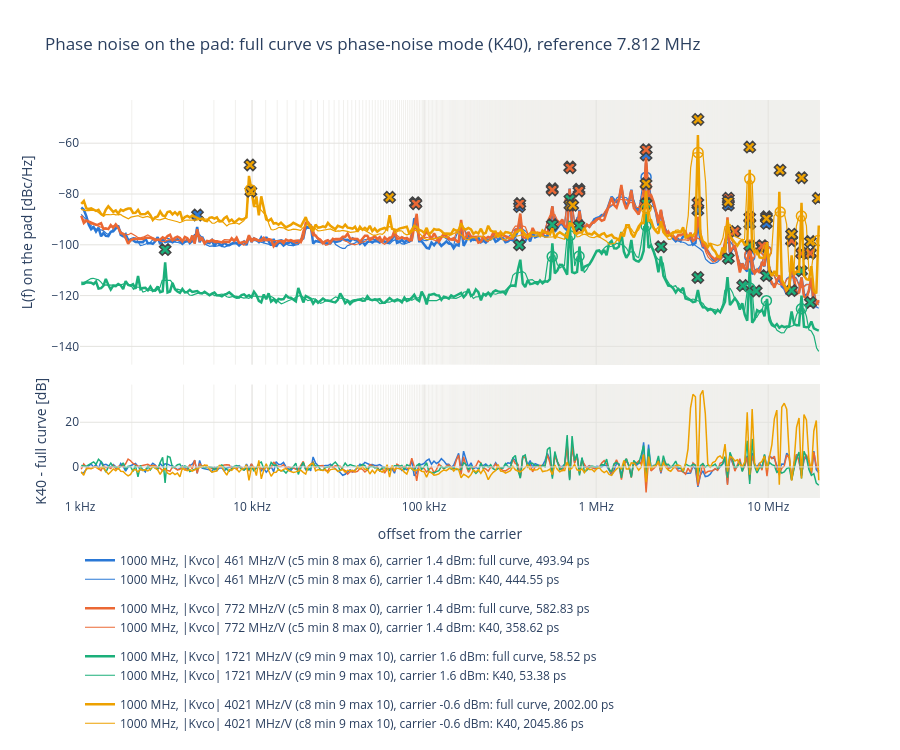

Here is the notebook cell this chart was saved with:
### Code cell
F_start, F_stop = 1e3, 20e6  # offset range shown [Hz]

# Our full curve (thick) against the analyzer's Phase Noise application (K40, thin) on the same lock, both on the pad,
# with their spurs (x: ours, o: the K40 spur list; each drawn on its own curve); below the difference K40 - full curve per bin
# (same log-spaced bins for both). Only settings measured with phase_noise_mode=True. Jitter in the legend, both over
# the K40 band (pnm_band).
pnm_keys = [k for k in KEYS if len(trace_of(k, "L_pnmode"))]
if not pnm_keys:
    print("no phase-noise mode traces in this run (pll_spectrum_kvco.py with phase_noise_mode=True)")
else:
    edges = np.geomspace(F_start, F_stop, N_BINS + 1)
    fig = make_subplots(rows=2, cols=1, shared_xaxes=True, vertical_spacing=0.05, row_heights=[0.7, 0.3])
    for key in pnm_keys:
        r = runs[(runs["f_vco"] == key[0]) & (runs["kvco_target"] == key[1])].iloc[0]
        binned_l = {}
        for kind, name, width, jit in (("L_trace", "full curve", 2.5, r.time_jitter_trace_pnm_band_ps),
                                       ("L_pnmode", "K40", 1.2, r.time_jitter_pnm_ps)):
            d = in_range(trace_of(key, kind), F_start, F_stop).sort_values("freq")
            freq, level = bin_phase_noise(d["freq"], d["level_dbm"], edges)
            binned_l[kind] = pd.Series(level, index=np.digitize(freq, edges))
            fig.add_scatter(x=freq, y=level, mode="lines", line=dict(color=COLORS[key], width=width),
                            name=f"{NAMES[key]}: {name}, {jit:.2f} ps", legendgroup=NAMES[key],
                            hovertemplate=f"{name}: %{{x:.3s}}Hz: %{{y:.1f}} dBc/Hz<extra></extra>", row=1, col=1)
        for kind, curve, symbol, name in (("spur", "L_trace", "x", "spur (full curve)"),
                                          ("pnm_spur", "L_pnmode", "circle-open", "spur (K40)")):
            sp = in_range(trace_of(key, kind), F_start, F_stop)
            raw = in_range(trace_of(key, curve), F_start, F_stop).sort_values("freq")  # spur peak on its curve
            if sp.empty or raw.empty:
                continue
            fig.add_scatter(x=sp["freq"], y=np.interp(sp["freq"], raw["freq"], raw["level_dbm"]),
                            mode="markers", showlegend=False, legendgroup=NAMES[key],
                            marker=dict(symbol=symbol, size=10, color=COLORS[key], line=dict(width=1.5)),
                            customdata=sp["level_dbm"], row=1, col=1,
                            hovertemplate=f"{name} at %{{x:.4s}}Hz: %{{customdata:.1f}} dBc<extra></extra>")
        diff = (binned_l["L_pnmode"] - binned_l["L_trace"]).dropna()
        fig.add_scatter(x=np.sqrt(edges[diff.index - 1] * edges[diff.index]), y=diff.values, mode="lines",
                        line=dict(color=COLORS[key], width=1.5), showlegend=False, legendgroup=NAMES[key],
                        hovertemplate="%{x:.3s}Hz: %{y:+.2f} dB<extra></extra>", row=2, col=1)
    fig.add_hline(y=0, line=dict(color=GRID, width=1), row=2, col=1)
    fig.update_layout(title=f"Phase noise on the pad: full curve vs phase-noise mode (K40), {REF_TXT}",
                      template="plotly_white", height=750, legend=dict(orientation="h", y=-0.12),
                      hoverlabel=dict(namelength=-1))
    fig.update_xaxes(gridcolor=GRID, **offset_axis(F_start, F_stop, "log"))
    fig.update_xaxes(title="offset from the carrier", row=2)
    fig.update_yaxes(gridcolor=GRID)
    fig.update_yaxes(title="L(f) on the pad [dBc/Hz]", row=1)
    fig.update_yaxes(title="K40 - full curve [dB]", row=2)
    save(fig, "phase_noise_pnm")

### Figure 1 — Plotly figure (JSON) as saved in the notebook; plotly's stock layout.template omitted (floating-point values rounded to 4 significant figures; data arrays with more than 128 entries replaced by an {"elided": "..."} marker saying what was removed)
{"data": [{"hovertemplate": "full curve: %{x:.3s}Hz: %{y:.1f} dBc/Hz<extra></extra>", "legendgroup": "1000 MHz, |Kvco| 461 MHz/V (c5 min 8 max 6), carrier 1.4 dBm", "line": {"color": "#2a78d6", "width": 2.5}, "mode": "lines", "name": "1000 MHz, |Kvco| 461 MHz/V (c5 min 8 max 6), carrier 1.4 dBm: full curve, 493.94 ps", "type": "scatter", "x": {"elided": "300 float values"}, "xaxis": "x", "y": {"elided": "300 float values"}, "yaxis": "y"}, {"hovertemplate": "K40: %{x:.3s}Hz: %{y:.1f} dBc/Hz<extra></extra>", "legendgroup": "1000 MHz, |Kvco| 461 MHz/V (c5 min 8 max 6), carrier 1.4 dBm", "line": {"color": "#2a78d6", "width": 1.2}, "mode": "lines", "name": "1000 MHz, |Kvco| 461 MHz/V (c5 min 8 max 6), carrier 1.4 dBm: K40, 444.55 ps", "type": "scatter", "x": {"elided": "300 float values"}, "xaxis": "x", "y": {"elided": "300 float values"}, "yaxis": "y"}, {"customdata": [-75.0, -53.98, -49.58, -43.2, -34.29, -43.58, -19.65, -41.61, -39.29, -46.72, -57.85, -46.45, -51.27, -56.35, -56.25], "hovertemplate": "spur (full curve) at %{x:.4s}Hz: %{customdata:.1f} dBc<extra></extra>", "legendgroup": "1000 MHz, |Kvco| 461 MHz/V (c5 min 8 max 6), carrier 1.4 dBm", "marker": {"color": "#2a78d6", "line": {"width": 1.5}, "size": 10, "symbol": "x"}, "mode": "markers", "showlegend": false, "type": "scatter", "x": [4818.0, 88920.0, 358200.0, 555600.0, 703800.0, 794400.0, 1950000.0, 3900000.0, 5868000.0, 7812000.0, 9222000.0, 9762000.0, 13680000.0, 15630000.0, 17580000.0], "xaxis": "x", "y": [-88.26, -83.42, -84.96, -77.95, -69.39, -78.14, -64.68, -86.44, -84.35, -91.76, -101.1, -91.57, -98.33, -103.3, -103.3], "yaxis": "y"}, {"customdata": [-36.51, -21.72, -47.97, -46.0], "hovertemplate": "spur (K40) at %{x:.4s}Hz: %{customdata:.1f} dBc<extra></extra>", "legendgroup": "1000 MHz, |Kvco| 461 MHz/V (c5 min 8 max 6), carrier 1.4 dBm", "marker": {"color": "#2a78d6", "line": {"width": 1.5}, "size": 10, "symbol": "circle-open"}, "mode": "markers", "showlegend": false, "type": "scatter", "x": [704400.0, 1951000.0, 7815000.0, 9760000.0], "xaxis": "x", "y": [-83.34, -73.36, -104.7, -102.4], "yaxis": "y"}, {"hovertemplate": "%{x:.3s}Hz: %{y:+.2f} dB<extra></extra>", "legendgroup": "1000 MHz, |Kvco| 461 MHz/V (c5 min 8 max 6), carrier 1.4 dBm", "line": {"color": "#2a78d6", "width": 1.5}, "mode": "lines", "showlegend": false, "type": "scatter", "x": {"elided": "300 float values"}, "xaxis": "x2", "y": {"elided": "300 float values"}, "yaxis": "y2"}, {"hovertemplate": "full curve: %{x:.3s}Hz: %{y:.1f} dBc/Hz<extra></extra>", "legendgroup": "1000 MHz, |Kvco| 772 MHz/V (c5 min 8 max 0), carrier 1.4 dBm", "line": {"color": "#eb6834", "width": 2.5}, "mode": "lines", "name": "1000 MHz, |Kvco| 772 MHz/V (c5 min 8 max 0), carrier 1.4 dBm: full curve, 582.83 ps", "type": "scatter", "x": {"elided": "300 float values"}, "xaxis": "x", "y": {"elided": "300 float values"}, "yaxis": "y"}, {"hovertemplate": "K40: %{x:.3s}Hz: %{y:.1f} dBc/Hz<extra></extra>", "legendgroup": "1000 MHz, |Kvco| 772 MHz/V (c5 min 8 max 0), carrier 1.4 dBm", "line": {"color": "#eb6834", "width": 1.2}, "mode": "lines", "name": "1000 MHz, |Kvco| 772 MHz/V (c5 min 8 max 0), carrier 1.4 dBm: K40, 358.62 ps", "type": "scatter", "x": {"elided": "300 float values"}, "xaxis": "x", "y": {"elided": "300 float values"}, "yaxis": "y"}, {"customdata": [-53.18, -47.66, -43.65, -34.39, -44.11, -17.51, -38.5, -36.61, -50.49, -44.09, -56.13, -43.93, -51.23, -56.5, -56.12], "hovertemplate": "spur (full curve) at %{x:.4s}Hz: %{customdata:.1f} dBc<extra></extra>", "legendgroup": "1000 MHz, |Kvco| 772 MHz/V (c5 min 8 max 0), carrier 1.4 dBm", "marker": {"color": "#eb6834", "line": {"width": 1.5}, "size": 10, "symbol": "x"}, "mode": "markers", "showlegend": false, "type": "scatter", "x": [89700.0, 360000.0, 555600.0, 703800.0, 794400.0, 1950000.0, 3900000.0, 5868000.0, 6408000.0, 7812000.0, 9222000.0, 9762000.0, 13680000.0, 15630000.0, 17580000.0], "xaxis": "x", "y": [-83.84, -83.76, -78.4, -69.66, -78.81, -62.57, -83.52, -81.66, -94.7, -89.21, -100.4, -88.98, -98.39, -103.4, -103.3], "yaxis": "y"}, {"customdata": [-35.74, -26.15, -47.41, -46.35], "hovertemplate": "spur (K40) at %{x:.4s}Hz: %{customdata:.1f} dBc<extra></extra>", "legendgroup": "1000 MHz, |Kvco| 772 MHz/V (c5 min 8 max 0), carrier 1.4 dBm", "marker": {"color": "#eb6834", "line": {"width": 1.5}, "size": 10, "symbol": "circle-open"}, "mode": "markers", "showlegend": false, "type": "scatter", "x": [704900.0, 1952000.0, 7812000.0, 9761000.0], "xaxis": "x", "y": [-82.65, -77.03, -104.0, -102.6], "yaxis": "y"}, {"hovertemplate": "%{x:.3s}Hz: %{y:+.2f} dB<extra></extra>", "legendgroup": "1000 MHz, |Kvco| 772 MHz/V (c5 min 8 max 0), carrier 1.4 dBm", "line": {"color": "#eb6834", "width": 1.5}, "mode": "lines", "showlegend": false, "type": "scatter", "x": {"elided": "300 float values"}, "xaxis": "x2", "y": {"elided": "300 float values"}, "yaxis": "y2"}, {"hovertemplate": "full curve: %{x:.3s}Hz: %{y:.1f} dBc/Hz<extra></extra>", "legendgroup": "1000 MHz, |Kvco| 1721 MHz/V (c9 min 9 max 10), carrier 1.6 dBm", "line": {"color": "#1baf7a", "width": 2.5}, "mode": "lines", "name": "1000 MHz, |Kvco| 1721 MHz/V (c9 min 9 max 10), carrier 1.6 dBm: full curve, 58.52 ps", "type": "scatter", "x": {"elided": "300 float values"}, "xaxis": "x", "y": {"elided": "300 float values"}, "yaxis": "y"}, {"hovertemplate": "K40: %{x:.3s}Hz: %{y:.1f} dBc/Hz<extra></extra>", "legendgroup": "1000 MHz, |Kvco| 1721 MHz/V (c9 min 9 max 10), carrier 1.6 dBm", "line": {"color": "#1baf7a", "width": 1.2}, "mode": "lines", "name": "1000 MHz, |Kvco| 1721 MHz/V (c9 min 9 max 10), carrier 1.6 dBm: K40, 53.38 ps", "type": "scatter", "x": {"elided": "300 float values"}, "xaxis": "x", "y": {"elided": "300 float values"}, "yaxis": "y"}, {"customdata": [-87.11, -65.22, -57.02, -46.89, -57.59, -38.85, -56.97, -69.65, -60.35, -72.85, -55.26, -75.05, -67.21, -71.25, -63.07, -78.28], "hovertemplate": "spur (full curve) at %{x:.4s}Hz: %{customdata:.1f} dBc<extra></extra>", "legendgroup": "1000 MHz, |Kvco| 1721 MHz/V (c9 min 9 max 10), carrier 1.6 dBm", "marker": {"color": "#1baf7a", "line": {"width": 1.5}, "size": 10, "symbol": "x"}, "mode": "markers", "showlegend": false, "type": "scatter", "x": [3126.0, 358200.0, 555600.0, 703800.0, 794400.0, 1950000.0, 2382000.0, 3900000.0, 5868000.0, 7110000.0, 7812000.0, 8520000.0, 9762000.0, 13680000.0, 15630000.0, 17580000.0], "xaxis": "x", "y": [-101.9, -100.0, -92.05, -82.14, -92.48, -83.82, -100.7, -112.9, -105.3, -116.0, -100.4, -118.2, -112.1, -118.0, -110.3, -122.7], "yaxis": "y"}, {"customdata": [-57.91, -49.31, -58.5, -41.13, -59.54, -65.43, -63.5], "hovertemplate": "spur (K40) at %{x:.4s}Hz: %{customdata:.1f} dBc<extra></extra>", "legendgroup": "1000 MHz, |Kvco| 1721 MHz/V (c9 min 9 max 10), carrier 1.6 dBm", "marker": {"color": "#1baf7a", "line": {"width": 1.5}, "size": 10, "symbol": "circle-open"}, "mode": "markers", "showlegend": false, "type": "scatter", "x": [555400.0, 704700.0, 795200.0, 1951000.0, 7812000.0, 9760000.0, 15600000.0], "xaxis": "x", "y": [-104.6, -96.42, -104.5, -92.61, -117.0, -122.0, -125.2], "yaxis": "y"}, {"hovertemplate": "%{x:.3s}Hz: %{y:+.2f} dB<extra></extra>", "legendgroup": "1000 MHz, |Kvco| 1721 MHz/V (c9 min 9 max 10), carrier 1.6 dBm", "line": {"color": "#1baf7a", "width": 1.5}, "mode": "lines", "showlegend": false, "type": "scatter", "x": {"elided": "300 float values"}, "xaxis": "x2", "y": {"elided": "300 float values"}, "yaxis": "y2"}, {"hovertemplate": "full curve: %{x:.3s}Hz: %{y:.1f} dBc/Hz<extra></extra>", "legendgroup": "1000 MHz, |Kvco| 4021 MHz/V (c8 min 9 max 10), carrier -0.6 dBm", "line": {"color": "#eda100", "width": 2.5}, "mode": "lines", "name": "1000 MHz, |Kvco| 4021 MHz/V (c8 min 9 max 10), carrier -0.6 dBm: full curve, 2002.00 ps", "type": "scatter", "x": {"elided": "300 float values"}, "xaxis": "x", "y": {"elided": "300 float values"}, "yaxis": "y"}, {"hovertemplate": "K40: %{x:.3s}Hz: %{y:.1f} dBc/Hz<extra></extra>", "legendgroup": "1000 MHz, |Kvco| 4021 MHz/V (c8 min 9 max 10), carrier -0.6 dBm", "line": {"color": "#eda100", "width": 1.2}, "mode": "lines", "name": "1000 MHz, |Kvco| 4021 MHz/V (c8 min 9 max 10), carrier -0.6 dBm: K40, 2045.86 ps", "type": "scatter", "x": {"elided": "300 float values"}, "xaxis": "x", "y": {"elided": "300 float values"}, "yaxis": "y"}, {"customdata": [-47.1, -63.79, -57.09, -51.14, -51.36, -30.74, -5.594, -37.75, -16.4, -44.62, -23.36, -48.62, -26.35, -51.75, -34.34], "hovertemplate": "spur (full curve) at %{x:.4s}Hz: %{customdata:.1f} dBc<extra></extra>", "legendgroup": "1000 MHz, |Kvco| 4021 MHz/V (c8 min 9 max 10), carrier -0.6 dBm", "marker": {"color": "#eda100", "line": {"width": 1.5}, "size": 10, "symbol": "x"}, "mode": "markers", "showlegend": false, "type": "scatter", "x": [9738.0, 9840.0, 63060.0, 703800.0, 730800.0, 1950000.0, 3906000.0, 5856000.0, 7812000.0, 9774000.0, 11720000.0, 13670000.0, 15630000.0, 17580000.0, 19540000.0], "xaxis": "x", "y": [-68.58, -78.97, -81.29, -84.34, -84.45, -75.99, -50.66, -82.97, -61.53, -89.66, -70.63, -95.84, -73.59, -98.73, -81.68], "yaxis": "y"}, {"customdata": [-52.29, -35.21, -6.226, -16.48, -25.13, -26.62, -36.18], "hovertemplate": "spur (K40) at %{x:.4s}Hz: %{customdata:.1f} dBc<extra></extra>", "legendgroup": "1000 MHz, |Kvco| 4021 MHz/V (c8 min 9 max 10), carrier -0.6 dBm", "marker": {"color": "#eda100", "line": {"width": 1.5}, "size": 10, "symbol": "circle-open"}, "mode": "markers", "showlegend": false, "type": "scatter", "x": [9775.0, 1953000.0, 3911000.0, 7811000.0, 11740000.0, 15600000.0, 19540000.0], "xaxis": "x", "y": [-78.28, -85.62, -63.71, -74.04, -87.09, -88.69, -98.31], "yaxis": "y"}, {"hovertemplate": "%{x:.3s}Hz: %{y:+.2f} dB<extra></extra>", "legendgroup": "1000 MHz, |Kvco| 4021 MHz/V (c8 min 9 max 10), carrier -0.6 dBm", "line": {"color": "#eda100", "width": 1.5}, "mode": "lines", "showlegend": false, "type": "scatter", "x": {"elided": "300 float values"}, "xaxis": "x2", "y": {"elided": "300 float values"}, "yaxis": "y2"}], "layout": {"height": 750, "hoverlabel": {"namelength": -1}, "legend": {"orientation": "h", "y": -0.12}, "shapes": [{"line": {"color": "#e4e3df", "width": 1}, "type": "line", "x0": 0, "x1": 1, "xref": "x2 domain", "y0": 0, "y1": 0, "yref": "y2"}], "title": {"text": "Phase noise on the pad: full curve vs phase-noise mode (K40), reference 7.812 MHz"}, "xaxis": {"anchor": "y", "domain": [0, 1], "gridcolor": "#e4e3df", "matches": "x2", "minor": {"gridcolor": "#f1f0ed", "showgrid": true}, "range": [3, 7.301], "showticklabels": false, "ticktext": ["100 Hz", "1 kHz", "10 kHz", "100 kHz", "1 MHz", "10 MHz", "100 MHz"], "tickvals": [100, 1000, 10000, 100000, 1000000, 10000000, 100000000], "type": "log"}, "xaxis2": {"anchor": "y2", "domain": [0, 1], "gridcolor": "#e4e3df", "minor": {"gridcolor": "#f1f0ed", "showgrid": true}, "range": [3, 7.301], "ticktext": ["100 Hz", "1 kHz", "10 kHz", "100 kHz", "1 MHz", "10 MHz", "100 MHz"], "tickvals": [100, 1000, 10000, 100000, 1000000, 10000000, 100000000], "title": {"text": "offset from the carrier"}, "type": "log"}, "yaxis": {"anchor": "x", "domain": [0.335, 1.0], "gridcolor": "#e4e3df", "title": {"text": "L(f) on the pad [dBc/Hz]"}}, "yaxis2": {"anchor": "x2", "domain": [0, 0.285], "gridcolor": "#e4e3df", "title": {"text": "K40 - full curve [dB]"}}}}
